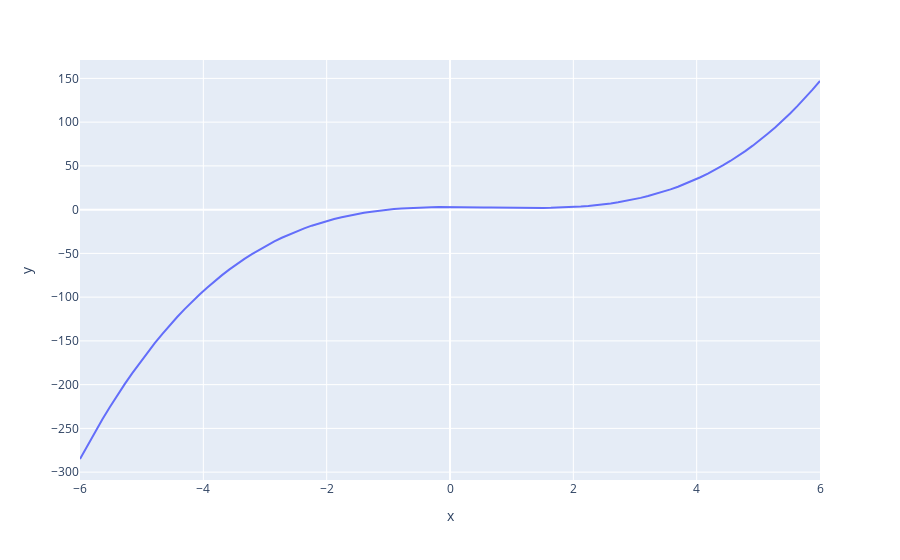

Notebook code cell kept with this figure:
### Markdown cell above
## d)

### Code cell
y = np.power(x, 3) - 2 * np.power(x, 2) + 3
fx(x, y)
